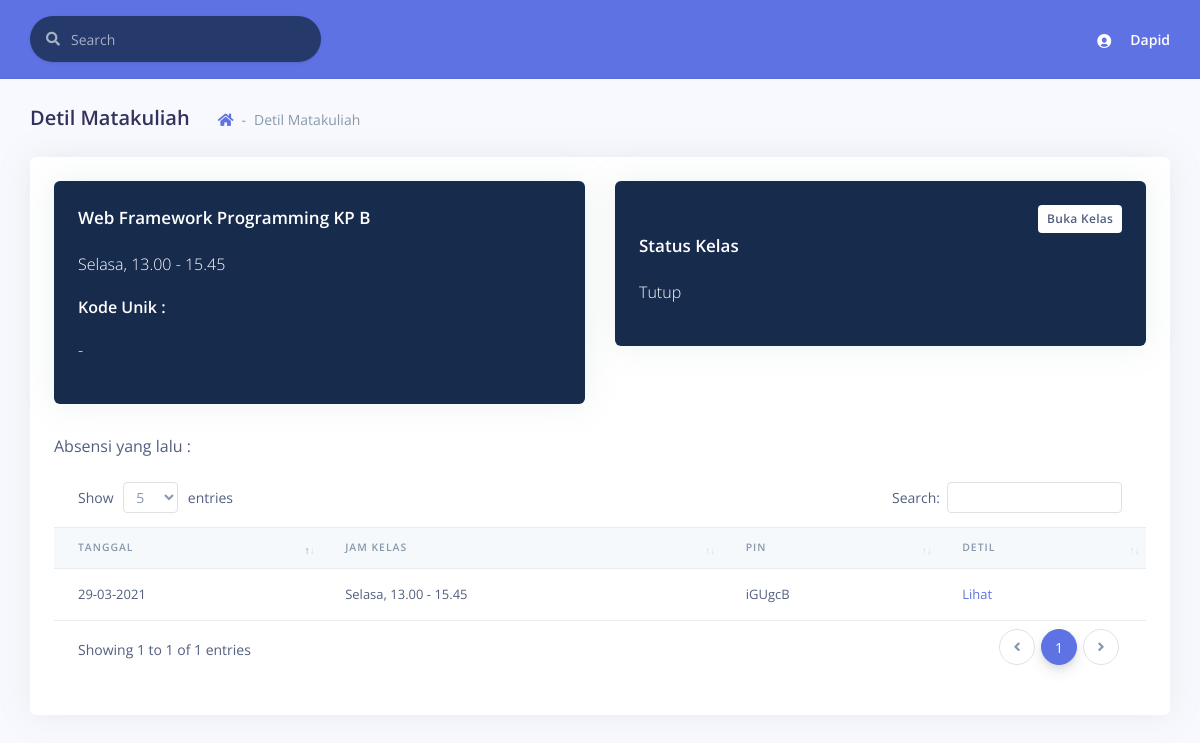
/detil_matkul.php?mkid=2 (signed in), run on the app's committed database.
### tables this page shows
CREATE TABLE IF NOT EXISTS `matakuliahs` (
  `id` INT(11) NOT NULL AUTO_INCREMENT,
  `nama` VARCHAR(45) NOT NULL,
  PRIMARY KEY (`id`));

CREATE TABLE IF NOT EXISTS `matakuliahs_buka` (
  `id` INT(11) NOT NULL AUTO_INCREMENT,
  `kp` VARCHAR(45) NOT NULL,
  PRIMARY KEY (`id`));

CREATE TABLE IF NOT EXISTS `jadwals` (
  `id` INT(11) NOT NULL AUTO_INCREMENT,
  `hari` VARCHAR(45) NOT NULL,
  `jam_mulai` VARCHAR(45) NOT NULL,
  `jam_selesai` VARCHAR(45) NOT NULL,
  PRIMARY KEY (`id`));

CREATE TABLE IF NOT EXISTS `matakuliahs_kp` (
  `matakuliahs_id` INT(11) NOT NULL,
  `matakuliahs_buka_id` INT(11) NOT NULL,
  `kapasitas` VARCHAR(45) NOT NULL,
  `dosen_id` INT NOT NULL,
  `status` TINYINT NULL DEFAULT 0,
  `e_code` VARCHAR(45) NULL,
  PRIMARY KEY (`matakuliahs_id`, `matakuliahs_buka_id`),
  INDEX `fk_matakuliahs_has_matakuliahs_buka_matakuliahs_buka1_idx` (`matakuliahs_buka_id` ASC),
  INDEX `fk_matakuliahs_has_matakuliahs_buka_matakuliahs1_idx` (`matakuliahs_id` ASC),
  CONSTRAINT `fk_matakuliahs_has_matakuliahs_buka_matakuliahs1`
    FOREIGN KEY (`matakuliahs_id`)
    REFERENCES `matakuliahs` (`id`)
    ON DELETE NO ACTION
    ON UPDATE NO ACTION,
  CONSTRAINT `fk_matakuliahs_has_matakuliahs_buka_matakuliahs_buka1`
    FOREIGN KEY (`matakuliahs_buka_id`)
    REFERENCES `matakuliahs_buka` (`id`)
    ON DELETE NO ACTION
    ON UPDATE NO ACTION);

CREATE TABLE IF NOT EXISTS `kehadirans` (
  `id` INT NOT NULL AUTO_INCREMENT,
  `mahasiswas_id` INT(11) NOT NULL,
  `matakuliahs_id` INT(11) NOT NULL,
  `matakuliahs_buka_id` INT(11) NOT NULL,
  `jadwals_id` INT(11) NOT NULL,
  `tanggal` DATETIME NULL DEFAULT NULL,
  `status` ENUM('HADIR', 'TIDAK HADIR', 'IZIN') NULL DEFAULT 'HADIR',
  `e_code` VARCHAR(45) NULL DEFAULT NULL,
  PRIMARY KEY (`id`),
  INDEX `fk_mahasiswas_has_matakuliahs_has_matakuliahs_buka_has_jadw_idx` (`matakuliahs_id` ASC, `matakuliahs_buka_id` ASC, `jadwals_id` ASC),
  INDEX `fk_mahasiswas_has_matakuliahs_has_matakuliahs_buka_has_jadw_idx1` (`mahasiswas_id` ASC),
  CONSTRAINT `fk_mahasiswas_has_matakuliahs_has_matakuliahs_buka_has_jadwal1`
    FOREIGN KEY (`mahasiswas_id`)
    REFERENCES `mahasiswas` (`id`)
    ON DELETE NO ACTION
    ON UPDATE NO ACTION,
  CONSTRAINT `fk_mahasiswas_has_matakuliahs_has_matakuliahs_buka_has_jadwal2`
    FOREIGN KEY (`matakuliahs_id` , `matakuliahs_buka_id` , `jadwals_id`)
    REFERENCES `jadwal_matakuliahs` (`matakuliahs_id` , `matakuliahs_buka_id` , `jadwals_id`)
    ON DELETE NO ACTION
    ON UPDATE NO ACTION);

### detil_matkul.php (the view, shortened to what this page needs)
<!DOCTYPE html>
<html>
<head>
    <link rel="stylesheet" href="./assets/vendor/nucleo/css/nucleo.css" type="text/css">
    <link rel="stylesheet" href="./assets/vendor/@fortawesome/fontawesome-free/css/all.min.css" type="text/css">
    <link rel="stylesheet" href="./assets/css/argon.css?v=1.1.0" type="text/css">
    <link href="https://cdnjs.cloudflare.com/ajax/libs/limonte-sweetalert2/7.33.1/sweetalert2.min.css" rel="stylesheet">
    <link rel="stylesheet" href="./assets/vendor/datatables.net-bs4/css/dataTables.bootstrap4.min.css">
    <link rel="stylesheet" href="./assets/vendor/datatables.net-buttons-bs4/css/buttons.bootstrap4.min.css">
    <link rel="stylesheet" href="./assets/vendor/datatables.net-select-bs4/css/select.bootstrap4.min.css">
</head>
<?php
$idmatakuliah = $_GET['mkid'];
$mysqli = konek('localhost', 'root', '', 'presensi_cloud');
?>
<body>
    <div class="main-content" id="panel">
        <nav class="navbar navbar-top navbar-expand navbar-light bg-primary border-bottom">
            <div class="container-fluid">
                <div class="collapse navbar-collapse" id="navbarSupportedContent">
                    <form class="navbar-search navbar-search-dark form-inline mr-sm-3" id="navbar-search-main">
                        <div class="form-group mb-0">
                            <div class="input-group input-group-alternative input-group-merge">
                                <div class="input-group-prepend">
                                    <span class="input-group-text"><i class="fas fa-search"></i></span>
                                </div>
                                <input class="form-control" placeholder="Search" type="text">
                            </div>
                        </div>
                    </form>
                    <ul class="navbar-nav align-items-center ml-auto ml-md-0">
                        <li class="nav-item dropdown">
                            <a class="nav-link pr-0" href="#" role="button" data-toggle="dropdown" aria-haspopup="true" aria-expanded="false">
                                <div class="media align-items-center">
                                    <span class="avatar avatar-sm rounded-circle bg-transparent">
                                        <i class="ni ni-circle-08 bg-transparent"></i>
                                    </span>
                                    <div class="media-body ml-2 d-none d-lg-block">
                                        <span class="mb-0 text-sm  font-weight-bold text-white"><?php echo $_SESSION['nama'] ?></span>
                                    </div>
                                </div>
                            </a>
                        </li>
                    </ul>
                </div>
            </div>
        </nav>
        <div class="header pb-6">
            <div class="container-fluid">
                <div class="header-body">
                    <div class="row align-items-center py-4">
                        <div class="col-lg-6 col-7">
                            <h6 class="h2 d-inline-block mb-0">Detil Matakuliah</h6>
                            <nav aria-label="breadcrumb" class="d-none d-md-inline-block ml-md-4">
                                <ol class="breadcrumb breadcrumb-links">
                                    <li class="breadcrumb-item"><a href="dashboard.php"><i class="fas fa-home"></i></a></li>
                                    <li class="breadcrumb-item active" aria-current="page">Detil Matakuliah</li>
                                </ol>
                            </nav>
                        </div>
                    </div>
                </div>
            </div>
        </div>
        <div class="container-fluid mt--6">
            <div class="row">
                <div class="col-12">
                    <div class="card bg-bg-white border-0">
                        <div class="card-body">
                            <div class="row">
                                <div class="col-12">
                                    <div class="row">
                                        <div class="col-6">
                                            <div class="card bg-default">
                                                <div class="card-body">
                                                    <?php
                                                    $mysqli->select_db('presensi_cloud_' . $_SESSION['jid']);
                                                    $sql = "SELECT *, a.id as id_mk,c.id as id_kp, f.id as id_hari FROM matakuliahs a INNER JOIN matakuliahs_kp b ON
          a.id=b.matakuliahs_id INNER JOIN matakuliahs_buka c ON b.matakuliahs_buka_id=c.id INNER JOIN jadwal_matakuliahs e
          ON a.id=e.matakuliahs_id INNER JOIN jadwals f ON e.jadwals_id=f.id WHERE a.id=" . $idmatakuliah;
                                                    $stmt = $mysqli->prepare($sql);
                                                    $stmt->execute();
                                                    $res = $stmt->get_result();
                                                    while ($row = $res->fetch_assoc()) {
                                                        $nama = $row['nama'];
                                                        $hari = $row['hari'];
                                                        $jamm = $row['jam_mulai'];
                                                        $jams = $row['jam_selesai'];
                                                        $kp = $row['kp'];
                                                        $kpid = $row['id_kp'];
                                                        $kodeun = $row['e_code'];
                                                        if ($kodeun == '') {
                                                            $kodeun = '-';
                                                        }
                                                    }
                                                    echo "<h3 class='card-title text-white'>" . $nama . ' KP ' . $kp . '</h3>';
                                                    echo "<p class='text-white'>" . $hari . ", " . $jamm . " - " . $jams . '</p>';
                                                    echo "<p class='font-weight-bold text-white'> Kode Unik : <p class='text-white' id='kunik'>" . $kodeun . "</p></p>";
                                                    ?>
                                                </div>
                                            </div>
                                        </div>
                                        <div class="col-6">
                                            <div class="card bg-default">
                                                <div class="card-body">
                                                    <div class="d-flex justify-content-between">
                                                        <a href="#" class="mr-4">&nbsp</a>
                                                        <button type="button" id="btntogglekelas" class="btn btn-sm bg-white float-right">
                                                            <?php
                                                            $mysqli->select_db('presensi_cloud_' . $_SESSION['jid']);
                                                            $sql = "SELECT * from matakuliahs_kp WHERE matakuliahs_id=" . $idmatakuliah . " AND matakuliahs_buka_id=" . $kpid;
                                                            $stmt = $mysqli->prepare($sql);
                                                            $stmt->execute();
                                                            $res = $stmt->get_result();
                                                            $row = $res->fetch_assoc();
                                                            if ($row['status'] == 0) {
                                                                $statusKelasss = 'Buka Kelas';
                                                                echo $statusKelasss;
                                                            } else {
                                                                $statusKelasss = 'Tutup Kelas';
                                                                echo $statusKelasss;
                                                            }
                                                            ?>
                                                        </button>
                                                    </div>
                                                    <h3 class="card-title text-white">Status Kelas</h3>
                                                    <blockquote class="blockquote text-white mb-0">
                                                        <p id='statusKelass'>
                                                            <?php
                                                            $mysqli->select_db('presensi_cloud_' . $_SESSION['jid']);
                                                            $sql = "SELECT * from matakuliahs_kp WHERE matakuliahs_id=" . $idmatakuliah . " AND matakuliahs_buka_id=" . $kpid;
                                                            $stmt = $mysqli->prepare($sql);
                                                            $stmt->execute();
                                                            $res = $stmt->get_result();
                                                            $row = $res->fetch_assoc();
                                                            if ($row['status'] == 0) {
                                                                $statusKelass = 'Tutup';
                                                                echo $statusKelass;
                                                            } else {
                                                                $statusKelass = 'Buka';
                                                                echo $statusKelass;
                                                            }
                                                            ?>
                                                        </p>
                                                    </blockquote>
                                                </div>
                                            </div>
                                        </div>
                                    </div>
                                    Absensi yang lalu :
                                    <div class="table-responsive py-4">
                                        <table class="table table-flush" id="datatable-basic">
                                            <thead class="thead-light">
                                                <tr>
                                                    <th>Tanggal</th>
                                                    <th>Jam Kelas</th>
                                                    <th>Pin</th>
                                                    <th>Detil</th>
                                                </tr>
                                            </thead>
                                            <tbody>
                                                <?php
                                                $sql = "SELECT *, a.id as id_mk, b.status as status_matkul, c.id as id_kp, f.id as id_hari, k.e_code as code FROM kehadirans k INNER JOIN matakuliahs a ON k.matakuliahs_id=a.id INNER JOIN matakuliahs_kp b ON
          a.id=b.matakuliahs_id INNER JOIN matakuliahs_buka c ON b.matakuliahs_buka_id=c.id INNER JOIN jadwal_matakuliahs e
          ON a.id=e.matakuliahs_id INNER JOIN jadwals f ON e.jadwals_id=f.id WHERE k.matakuliahs_id=" . $idmatakuliah . " AND k.matakuliahs_buka_id=" . $kpid . " GROUP BY code ORDER BY k.tanggal ASC";
                                                $stmt = $mysqli->prepare($sql);
                                                $stmt->execute();
                                                $res = $stmt->get_result();
                                                while ($row = $res->fetch_assoc()) {
                                                    $tanggal = date_format(date_create($row['tanggal']), "d-m-Y");
                                                    $hari = $row['hari'];
                                                    $jamm = $row['jam_mulai'];
                                                    $jams = $row['jam_selesai'];
                                                    $kode = $row['code'];
                                                    echo "
                                                <tr>
                                                <td>$tanggal</td>
                                                <td>$hari, $jamm - $jams</td>
                                                <td>$kode</td>
                                                <td><a href='detil_absensi.php?ekode=$kode&mkid=$idmatakuliah&kpid=$kpid&tgl=$tanggal'>Lihat</a></td>
                                                </tr>
                                                ";
                                                }
                                                ?>
                                            </tbody>
                                        </table>
                                    </div>
                                </div>
                            </div>
                        </div>
                    </div>
                </div>
            </div>
</body>
</html>

### data on the page
matakuliahs: nama "Web Framework Programming", matakuliahs_buka.kp "B", jadwals.hari "Selasa", jadwals.jam_mulai "13.00", jadwals.jam_selesai "15.45"
matakuliahs_kp: status "Buka Kelas", status "Tutup"
kehadirans: tanggal "29-03-2021", jadwals.hari "Selasa", jadwals.jam_mulai "13.00", jadwals.jam_selesai "15.45", e_code "iGUgcB"

### other printed values
$_SESSION['nama'] "Dapid"
$kodeun "-"
